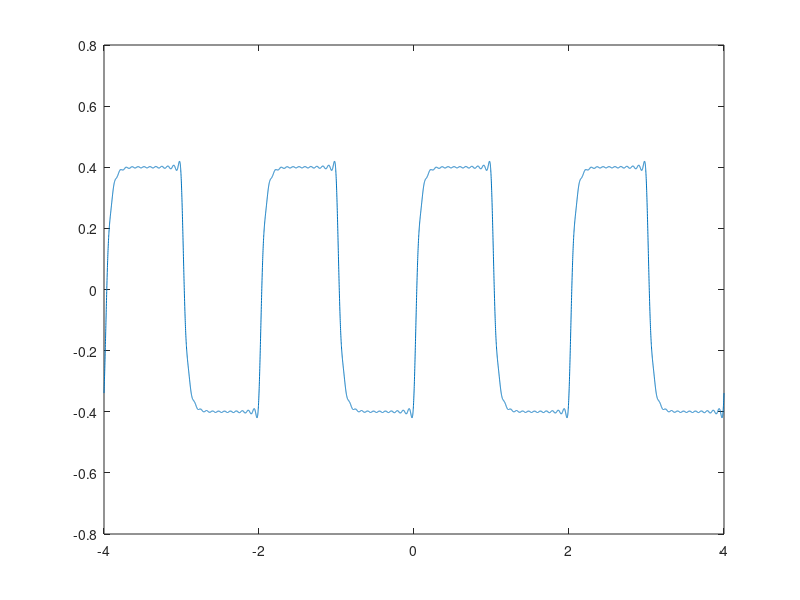

MATLAB code to generate this figure:
function test
%UNTITLED4 Summary of this function goes here
t = -4:0.001:4;
x = 0;
y = 0;
for n = -25:2:25
    if(n==0)
        continue;
    end
    dn = (1/(1i*n*pi))*(1-exp(-1*1i*n*pi))*exp(n*pi*1i*t); % To = 2
    yn = (1/(1i*n*pi))*(1-exp(-1*1i*n*pi))*exp(n*pi*1i*t)*8/(20+i*n*pi);
    x = x + dn;
    y = y + yn
end 
plot(t,y);
end

